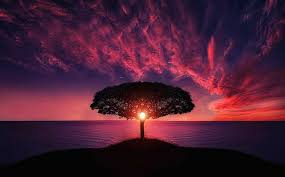
#> input picture image/image.jpeg, 285 x 177 px, found by its file name
$ python main.py
#> lines starting #> are read from the running program, lines starting #| are printed output that depends on the picture
import cv2
import numpy as np

# Read the input image
input_image = cv2.imread('image.jpeg')
#> input_image is the input picture: shape (177, 285, 3); mean B, G, R 51.4, 30.5, 73.6

# Define the transformation matrix
# Here, we define a simple transformation:
# scaling by a factor of 0.5 in both x and y directions
# and translating by (100, 50) pixels
M = np.float32([[0.5, 0, 100],
                [0, 0.5, 50]])

# Apply the affine transformation
# The size of the output image is automatically calculated
output_image = cv2.warpAffine(input_image, M, (input_image.shape[1], input_image.shape[0]))
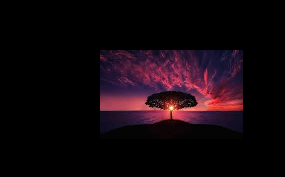
#> output_image: shape (177, 285, 3); mean B, G, R 13, 7.7, 18.5

# Display the input and output images
cv2.imshow('Input Image', input_image)
cv2.imshow('Output Image', output_image)
cv2.waitKey(0)
cv2.destroyAllWindows()
